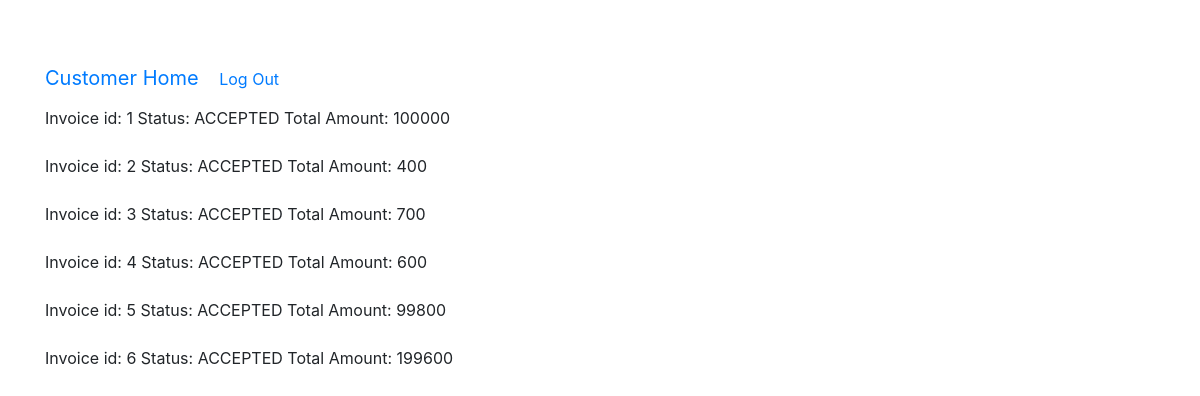
Page /customer/orderHistory (signed in) on the earlier database version.
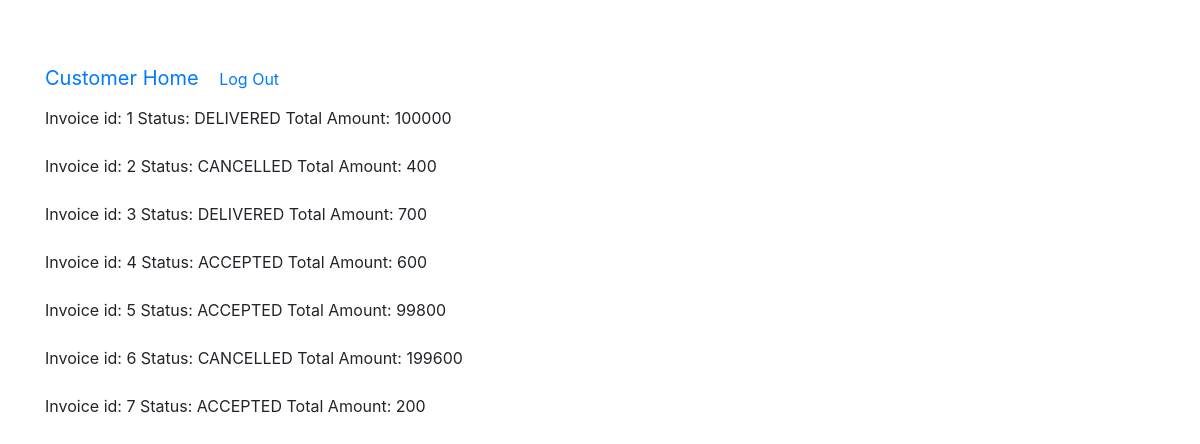
Same page on the later database version.
### ecomm/invoice/models.py (models this page shows, shortened)
class Invoice(db.Model):
	__tablename__ = 'order'
	id = db.Column(db.Integer,primary_key=True)
	status = db.Column(db.String(50))
	customer_id = db.Column(db.Integer,db.ForeignKey('customer.id'))
	is_paid = db.Column(db.Boolean,default=False)
	time = db.Column(db.DateTime)
	order_skus = db.relationship('OrderSkus', backref=db.backref('invoice',lazy=True))
	total = db.Column(db.Integer)
	agent_id = db.Column(db.Integer,db.ForeignKey('agent.id'))

### ecomm/customer/views.py (the view)
@customer_bp.route('/orderHistory')
def show_order_history():
	if(not is_logged_in() or not is_customer()):
		return redirect(url_for('customer.login'))
	else:
		invoices = Invoice.query.filter_by(customer_id=session['user_id']).all()
		return render_template('order_history.html',invoices=invoices)

### ecomm/customer/views.py (called while the page is built)
def is_logged_in():
	return 'user_id' in session

def is_customer():
	return ('role' in session) and (session['role'] == 'CUSTOMER')

### ecomm/templates/order_history.html (shortened to what this page needs)
{% extends 'customer_home.html' %}
{% block container %}
<div>
      {% for invoice in invoices %}
         <p>
            <label for="order_id">Invoice id:</label>
            <span id = "order_id">{{ invoice.id }}</span>
            <label for="status">Status:</label>
            <span id = "status">{{ invoice.status }}</span>
            <label for="total">Total Amount:</label>
            <span id = "total">{{ invoice.total }}</span>
         </p>
      {% endfor %}
</div>
{% endblock %}

### ecomm/templates/customer_home.html (shortened to what this page needs)
<!DOCTYPE html>
<html lang="en">
 <head>
	 <link href="{{ url_for('static',
	 filename='css/bootstrap.min.css') }}" rel="stylesheet">
	 <link href="{{ url_for('static', filename='css/main.css') }}"
	 rel="stylesheet">
 </head>
 <body>
 <div class="navbar navbar-inverse navbar-fixed-top" role="navigation">
 <div class="container">
 <div class="navbar-header">
 <a class="navbar-brand" href="{{ url_for('customer.home')
 }}">Customer Home</a>
 <a href="{{ url_for('customer.logout') }}"> Log Out</a>
 </div>
 </div>
 </div>
 <div class="container">
 {% block container %}{% endblock %}
 </div>
 </body>
</html>

### ecomm/static/css/main.css (style rules this page uses)
body { padding-top: 50px; }

Differences in the rows shown:
changed Invoice id 1: status "ACCEPTED" → "DELIVERED"
changed Invoice id 2: status "ACCEPTED" → "CANCELLED"
changed Invoice id 3: status "ACCEPTED" → "DELIVERED"
changed Invoice id 6: status "ACCEPTED" → "CANCELLED"
added Invoice: id "7", status "ACCEPTED", total "200"
